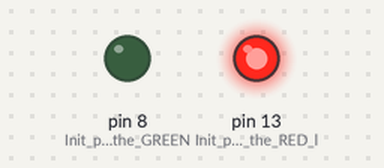
Recording of a sketch running on a simulated Arduino Uno, built with avr-gcc and run on an emulated ATmega328P. Parts: output pins drawn as LEDs (lit = HIGH).

Above: at 1.6 s.
At 4.05 s:
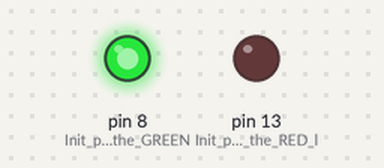
At 6.7 s:
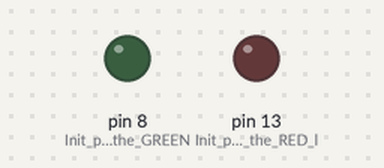
Timing chart, 0 to 8.3 s (numbered marks = the images above):
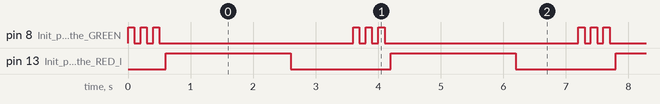

Measured:
- by itself, pin 8 (Init_pin_8_for_the_GREEN): repeats every 3.6 s: 2 × (LOW 0.10 s, HIGH 0.10 s), LOW 3.1 s, HIGH 0.10 s
- by itself, pin 13 (Init_pin_13_for_the_RED_l): alternates HIGH for 2.0 s and LOW for 1.6 s
- by itself, everything shown: repeats every 3.6 s, in 8 steps

The sketch:

FringeDuino.ino
```cpp
/*
Based on the sample code "Blink".
Inspired by the wonderful cult TV series Fringe (Seasons 1 and 2).
Green green green red sequence.
Attach LED lights as directed by their board pin numbers,

WILL TOU GET HYPNOTISED AND EXPERIENCE A TIME GAP?
WILL YOUR AUDIENCE OR FRIENDS BE? FIND OUT!

@author Salocin.TEN (www.salocinten.net)
@version 0.01
 */

// the setup routine runs once when you press reset:
void setup() {
  // initialize the digital pin as an output.
  pinMode(8, OUTPUT);  //Init pin 8 for the GREEN light / LED.
  pinMode(13, OUTPUT); //Init pin 13 for the RED light / LED!
  //Note that some boards have an ORANGE LED alreaady built in, you can use that linked to pin 13. :)
}

// the loop routine runs over and over again forever:
void loop() {
  //Start by using the GREEN light.
  int i;
  for(i=0;i<=2;i++) { //Loop 3 times! LOL! :D
  digitalWrite(8, HIGH);   // turn the GREEN LED on (HIGH is the voltage level)
  delay(100);               // on for 100 ms
  digitalWrite(8, LOW);    // turn the GREEN LED off by making the voltage LOW
  delay(100);               // off for 100 ms
  }
  //Now turn on the orange / red light
  digitalWrite(13, HIGH);   // turn the RED LED on (HIGH is the voltage level)
  delay(2000);               // on for two seconds
  digitalWrite(13, LOW);    // turn the RED LED off by making the voltage LOW
  delay(1000);               // off for a second
  //Go round..
}
```
